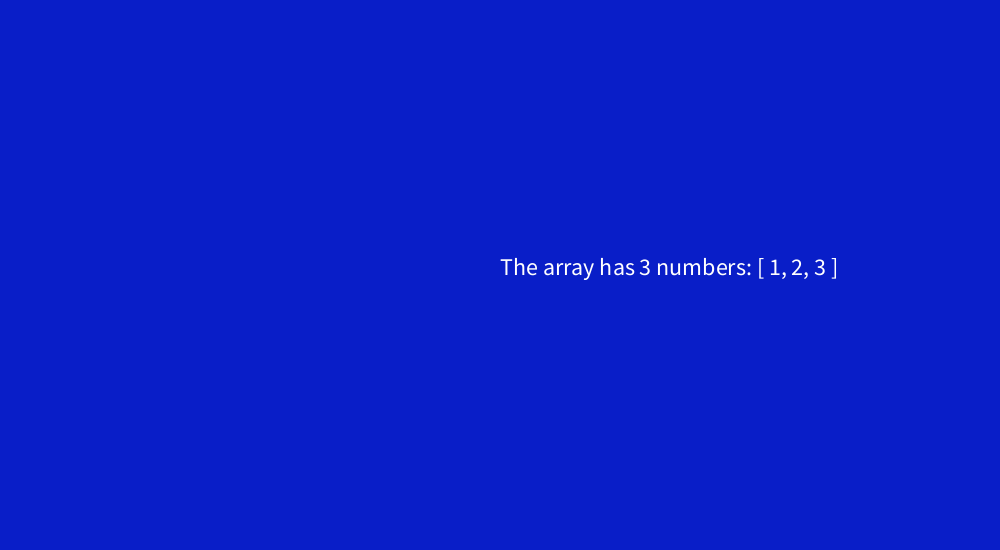
Frame 1 (no input)
Frame 60 (the mouse pressed at the canvas centre just before this capture): identical to frame 1, image omitted
Frame 120 (the mouse held since frame 60 and released just before this capture): identical to frame 1, image omitted

The Processing sketch that drew this single still picture (run headless with seeded random() and noise(); from frame 60 on, the mouse is pressed at the canvas centre):

// Processing sketch: array
// ── array.pde

// customized functions
void arrayNumbers(){
    int[] array = new int[3]; // allocating the array
    // assign values to array
    array[0] = 1;
    array[1] = 2;
    array[2] = 3;
    translate(width/2, height/2); // translate to center 
    scale(2); // scale text
    text("The array has 3 numbers: [ " + array[0] + ", " + array[1] + ", " + array[2] + " ] ", 0, 0);
}

// static sketch 
void setup(){
    size(1000, 550);
    background(255);
}

// active sketck
void draw(){
    // Pink background
    background(9, 30, 200);
    // displays objects
    arrayNumbers();
}
